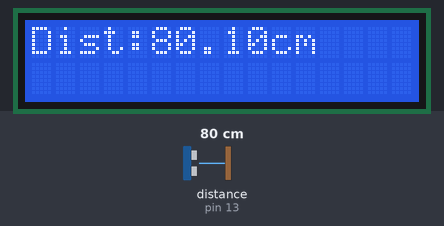
Recording of a sketch running on a simulated Arduino Uno, built with avr-gcc and run on an emulated ATmega328P. On the bench: 16×2 character LCD. Wiring (inferred from the names in the program): ultrasonic range finder: trigger pin 12; echo pin 13. The inputs (shaded band) are chosen by the test bench; at power-on: distance to the obstacle (sensor on pin 13) 80 cm. The echo pulse lasts 58.3 µs per cm; what the sketch prints to the serial monitor is not drawn.

Above: at 6.2 s.
6.3 s: distance to the obstacle (sensor on pin 13) set to 2 cm
At 7.9 s:
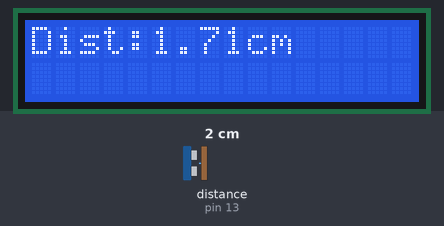
8.6 s: distance to the obstacle (sensor on pin 13) set to 4 cm
At 10.3 s:
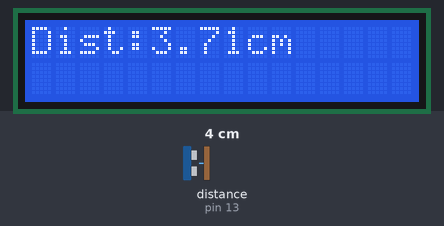
10.6 s: distance to the obstacle (sensor on pin 13) set to 9 cm
At 12.1 s:
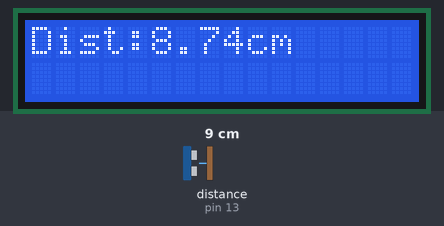
Timing chart, 0 to 13.6 s (numbered marks = the images above; inputs shaded):
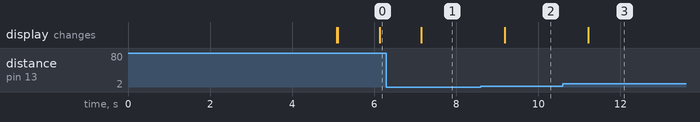

Measured:
- after the input at 6.3 s, the display: changes after 0.85 s (image 1)
- after the input at 8.6 s, the display: changes after 0.58 s (image 2)
- after the input at 10.6 s, the display: changes after 0.61 s (image 3)

The sketch:

RT_Distance_LCD.ino
```cpp
/*
 * Demonstrates use of HC-SR04 ultrasonic range module
 *
 * This sketch sends a 10us pulse HIGH at trigger pin of HC-SR04.
 * HC-SR04 return a pulse HIGH at echo pin which corresponds the distance.
 *     Time = Width of Echo pulse, in us (micro second)
 *     Distance in centimeters = Time / 58
 *
 * HC-SR04 works at 5V domain.
 * It means the echo pin needs level shift from 5V to 3.3V.
 * We can either use a level converter or use resister to devide the level.
 *
 **/

#include <Wire.h>
#include <LiquidCrystal_I2C.h>

// LCM1602 I2C LCD
LiquidCrystal_I2C lcd(0x27, 2, 1, 0, 4, 5, 6, 7, 3, POSITIVE);  // Set the LCD I2C address

const int trigger_pin = 12;
const int echo_pin    = 13;

void setup() {
    Serial.begin(9600);
    Serial.print("setup");
    pinMode(trigger_pin, OUTPUT);
    pinMode(echo_pin, INPUT);

    lcd.begin(16,2);               // initialize the lcd
    lcd.backlight();
    lcd.setCursor ( 0, 0 );        // go to home
    lcd.print("Hello Ameba!");
    lcd.setCursor ( 0, 1 );        // go to home
    lcd.print("DistancDetector");
    delay ( 5000 );  // Delay 8 seconds
    lcd.clear();
}

void loop() {
    float duration, distance;

    // trigger a 10us HIGH pulse at trigger pin
    digitalWrite(trigger_pin, HIGH);
    delayMicroseconds(10);
    digitalWrite(trigger_pin, LOW);

    // measure time cost of pulse HIGH at echo pin
    duration = pulseIn (echo_pin, HIGH);

    // calculate the distance from duration
    distance = duration / 58;
    if (distance > 450) return ;
    Serial.print(distance);
    Serial.println(" cm");
    lcd.clear();
    lcd.setCursor ( 0, 0 );        // go to home
    lcd.print("Dist:");
    lcd.print(distance);
    lcd.print("cm");

    // wait for next calculation
    delay(1000);
}
```
